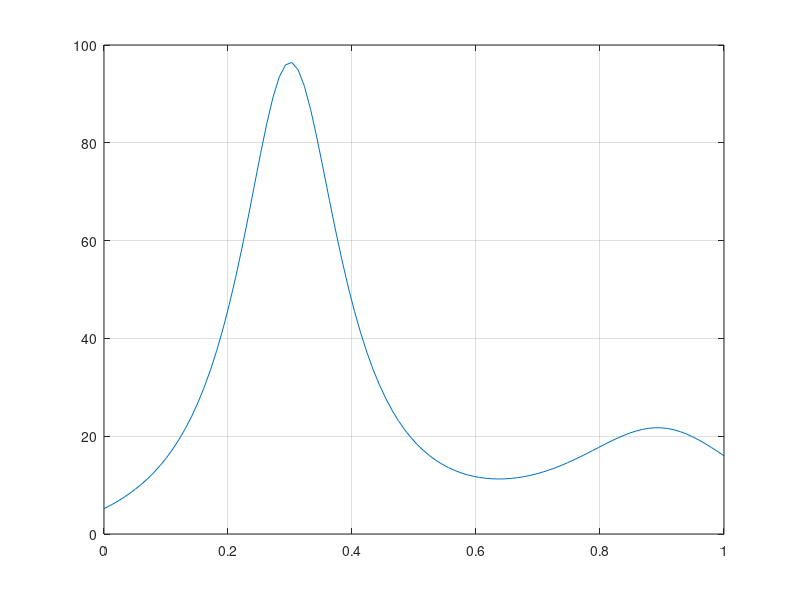

Recreate this plot in MATLAB. (Note: this script raises an error after producing the figure.)
M=10;
a=0;
b=1;
tol=1.e-3;
hmin=1.e-3;
f=@(x)1./((x-.3).^2+0.01)+1./((x-.9).^2+0.04)-6;

x=linspace(a,b);
y=f(x);
figure(1); clf
plot(x,y)
grid on;

Isc=simpsonc(f,a,b,M)

[isa,nodi]=simpad(f,a,b,tol,hmin);
isa

hold on
n=length(nodi);
yn=f(nodi);
plot(nodi,yn,'rx');
plot(nodi,0,'mx');
legend('funzione','nodi','nodi sull"asse');
title(['tol=',num2str(tol),' - n. nodi=',num2str(n)])

%% esempio 2
a=0;
b=2;
tol=1.e-6;
hmin=1.e-6;
f=@(x)1./(x.^3-2*x-5);

x=linspace(a,b);
y=f(x);
figure(2); clf
plot(x,y)
grid on;

Isc=simpsonc(f,a,b,M)

[isa,nodi]=simpad(f,a,b,tol,hmin);
isa

hold on
n=length(nodi);
yn=f(nodi);
plot(nodi,yn,'rx');
plot(nodi,0,'mx');
legend('funzione','nodi','nodi sull"asse');
title(['tol=',num2str(tol),' - n. nodi=',num2str(n)])
